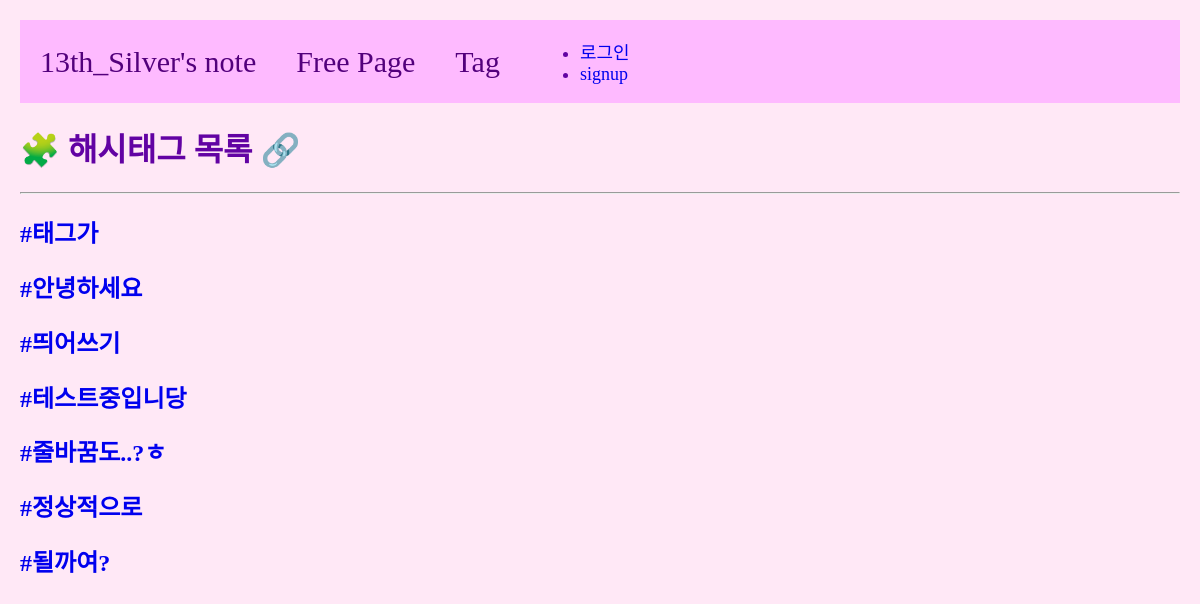
The app's page /tag-list, older data.
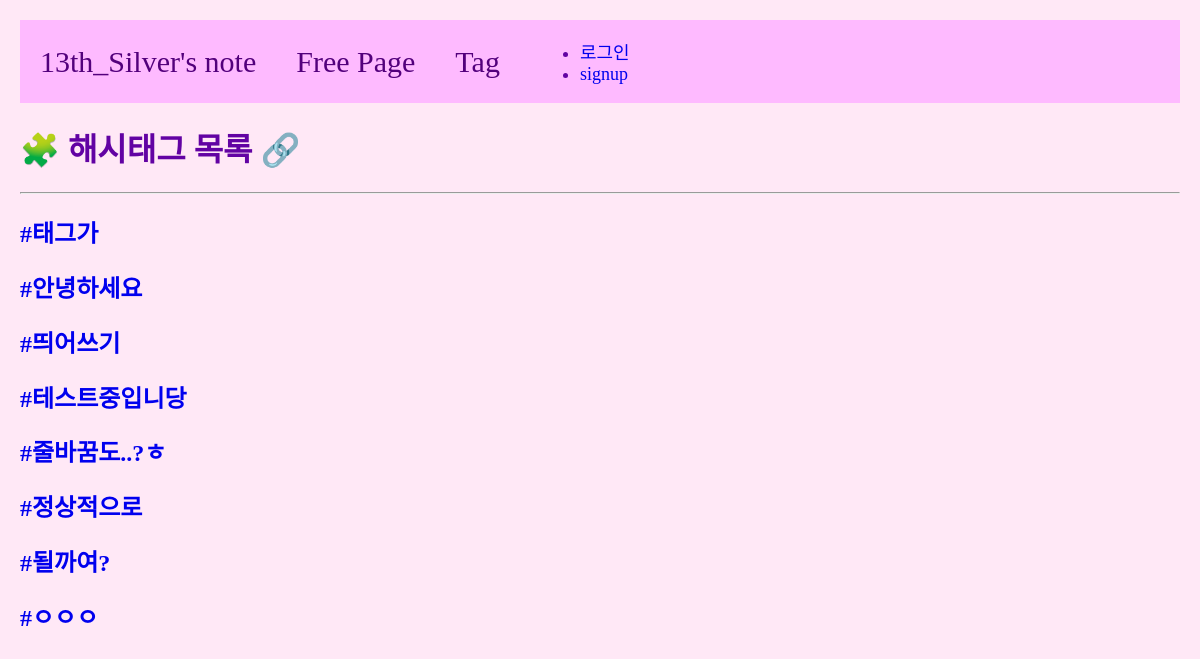
The same page, newer data.
### main/models.py (models this page shows, shortened)
class Tag(models.Model):
    name = models.CharField(max_length=30, null=False, blank=False)

### main/views.py (the view)
# urls.py: path('tag-list', views.tag_list, name="tag-list"),
def tag_list(request): #모든 태그 목록을 볼 수 있는 페이지
    tags = Tag.objects.all()
    return render(request, 'main/tag-list.html', {'tags': tags})

### main/templates/main/tag-list.html
{% extends 'base.html' %}
{% load static %}
{% block content %}
<div>
    <h1>🧩 해시태그 목록 🔗</h1>
    <hr>
    {% for t in tags %}
    <div>
        <h2><a href="{% url 'main:tag-posts' t.id %}">#{{t.name}}</a></h2>
    </div>
    {% endfor %}
</div>
{% endblock %}

Row changes from the older to the newer data that the page shows:
added Tag: name "ㅇㅇㅇ"
